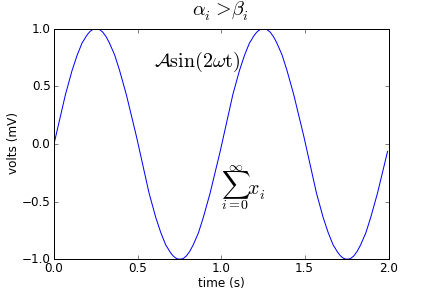

This chart was generated by the following Python code:
from matplotlib.matlab import *
t = arange(0.0, 2.0, 0.01)
s = sin(2*pi*t)
plot(t,s)
title(r'$\alpha_i > \beta_i$', fontsize=20)
text(1, -0.6, r'$\sum_{i=0}^\infty x_i$', fontsize=20)
text(0.6, 0.6, r'$\cal{A}\rm{sin}(2 \omega t)$', fontsize=20)
xlabel('time (s)')
ylabel('volts (mV)')
savefig('mathtext_tut')
show()
